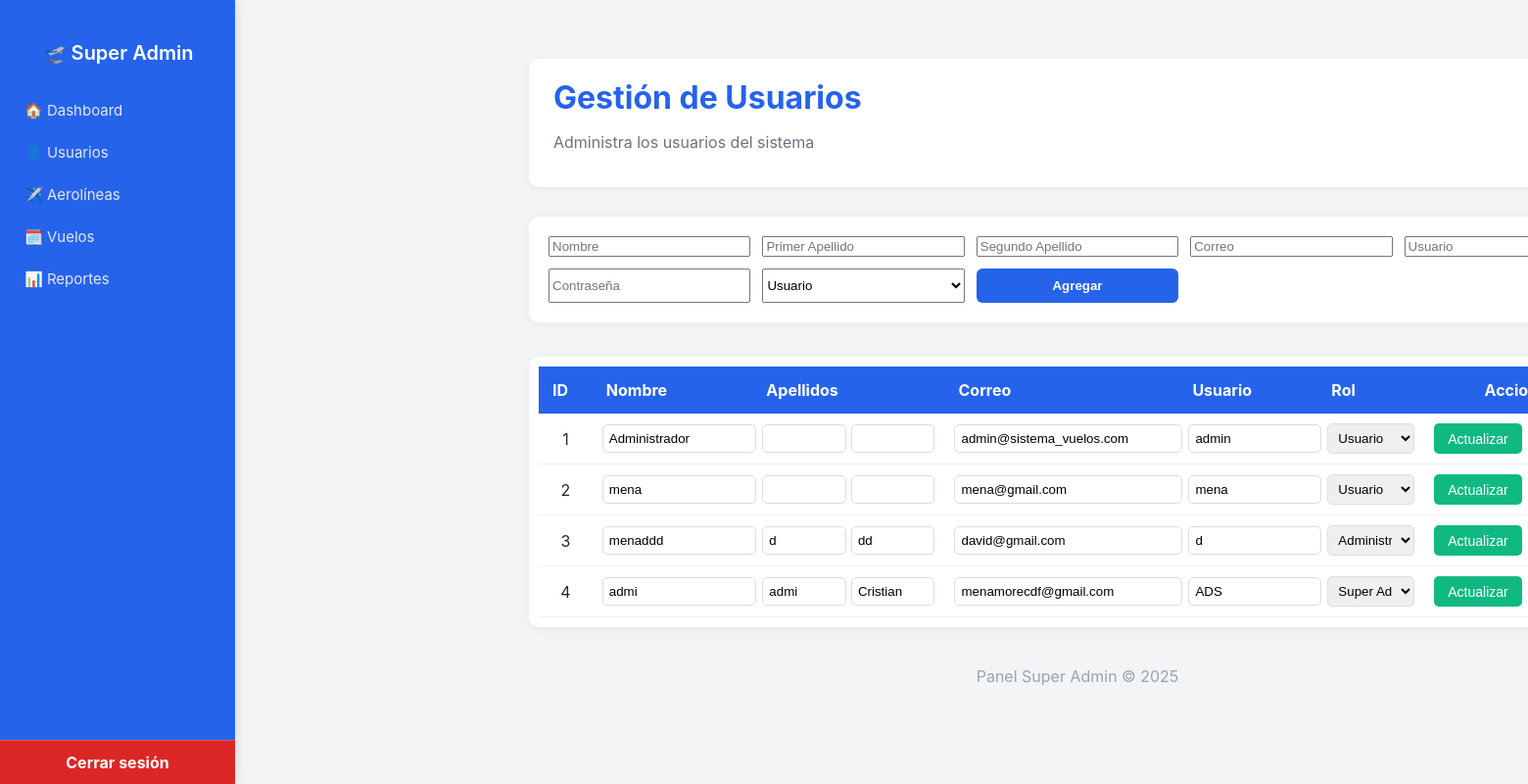
/vista/superadmin/usuarios.php (signed in), run on the app's committed database.
### tables this page shows
CREATE TABLE `tb_usuario` (
  `id_usuario` int(11) NOT NULL,
  `nombre_usuario` varchar(100) NOT NULL,
  `correo_usuario` varchar(100) NOT NULL,
  `usuario_login` varchar(50) NOT NULL,
  `password_hash` varchar(255) NOT NULL,
  `fecha_creacion` datetime DEFAULT current_timestamp(),
  `fecha_ultimo_login` datetime DEFAULT NULL,
  `bloqueado_hasta` datetime DEFAULT NULL,
  `apellido1` varchar(30) NOT NULL,
  `apellido2` varchar(30) NOT NULL,
  `genero` enum('Hombre','Mujer') NOT NULL,
  `numero_documento` varchar(50) NOT NULL,
  `rol` enum('Usuario','Administrador','ADS') DEFAULT 'Usuario',
  `tipo_documeto` enum('Cedula','Targeta de idenda','Pasaporte','Registro Civil') NOT NULL
);

### vista/superadmin/usuarios.php (the view, shortened to what this page needs)
<?php include 'includes/header.php'; ?>
<?php include 'includes/conexion_super.php'; ?>
<?php
$result = $conexion->query("SELECT * FROM tb_usuario ORDER BY id_usuario ASC");
?>
<main>
<header style="background:#fff; border-radius:10px; padding:20px 25px; box-shadow:0 2px 8px rgba(0,0,0,0.05);">
    <h1 style="margin:0; color:#2563eb;">Gestión de Usuarios</h1>
    <p style="color:#6b7280;">Administra los usuarios del sistema</p>
</header>
<section style="margin-top:30px;">
    <form method="POST" style="background:#fff; padding:20px; border-radius:10px; box-shadow:0 2px 8px rgba(0,0,0,0.05); display:grid; grid-template-columns: repeat(auto-fit,minmax(180px,1fr)); gap:12px;">
        <input type="text" name="nombre_usuario" placeholder="Nombre" required>
        <input type="text" name="apellido1" placeholder="Primer Apellido" required>
        <input type="text" name="apellido2" placeholder="Segundo Apellido" required>
        <input type="email" name="correo_usuario" placeholder="Correo" required>
        <input type="text" name="usuario_login" placeholder="Usuario" required>
        <input type="password" name="password" placeholder="Contraseña" required>
        <select name="rol" required>
            <option value="Usuario">Usuario</option>
        </select>
        <button type="submit" name="agregar" style="background:#2563eb;color:#fff;padding:10px;border:none;border-radius:6px;cursor:pointer;font-weight:600;">Agregar</button>
    </form>
</section>
<section style="margin-top:35px;">
    <div style="overflow-x:auto; background:#fff; border-radius:10px; box-shadow:0 3px 10px rgba(0,0,0,0.05); padding:10px;">
        <table style="width:100%; border-collapse:collapse; min-width:1100px;">
            <thead style="background:#2563eb; color:#fff;">
                <tr>
                    <th style="padding:14px; text-align:left;">ID</th>
                    <th style="padding:14px; text-align:left;">Nombre</th>
                    <th style="padding:14px; text-align:left;">Apellidos</th>
                    <th style="padding:14px; text-align:left;">Correo</th>
                    <th style="padding:14px; text-align:left;">Usuario</th>
                    <th style="padding:14px; text-align:left;">Rol</th>
                    <th style="padding:14px; text-align:center;">Acciones</th>
                </tr>
            </thead>
            <tbody>
                <?php while ($row = $result->fetch_assoc()): ?>
                <tr style="border-bottom:1px solid #f1f1f1;">
                    <form method="POST">
                        <td style="padding:10px; text-align:center; width:5%;"><?= $row['id_usuario'] ?></td>
                        <td style="padding:10px; width:15%;">
                            <input type="text" name="nombre_usuario" value="<?= htmlspecialchars($row['nombre_usuario']) ?>" required
                                style="border:1px solid #ddd; border-radius:5px; padding:6px; width:100%;">
                        </td>
                        <td style="padding:10px; width:18%;">
                            <div style="display:flex; gap:5px;">
                                <input type="text" name="apellido1" value="<?= htmlspecialchars($row['apellido1']) ?>"
                                    style="border:1px solid #ddd; border-radius:5px; padding:6px; width:100%;" required>
                                <input type="text" name="apellido2" value="<?= htmlspecialchars($row['apellido2']) ?>"
                                    style="border:1px solid #ddd; border-radius:5px; padding:6px; width:100%;" required>
                            </div>
                        </td>
                        <td style="padding:10px; width:22%;">
                            <input type="email" name="correo_usuario" value="<?= htmlspecialchars($row['correo_usuario']) ?>" required
                                style="border:1px solid #ddd; border-radius:5px; padding:6px; width:100%;">
                        </td>
                        <td style="padding:10px; width:13%;">
                            <input type="text" name="usuario_login" value="<?= htmlspecialchars($row['usuario_login']) ?>" required
                                style="border:1px solid #ddd; border-radius:5px; padding:6px; width:100%;">
                        </td>
                        <td style="padding:10px; width:10%;">
                            <select name="rol" style="border:1px solid #ddd; border-radius:5px; padding:6px; width:100%;">
                                <option <?= $row['rol'] === 'Usuario' ? 'selected' : '' ?>>Usuario</option>
                                <option <?= $row['rol'] === 'Administrador' ? 'selected' : '' ?>>Administrador</option>
                                <option <?= $row['rol'] === 'ADS' ? 'selected' : '' ?>>Super Administrador</option>
                            </select>
                        </td>
                        <td style="padding:10px; text-align:center; width:15%;">
    <div style="display:flex; justify-content:center; gap:6px;">
        <button name="editar"
            style="background:#10b981;color:#fff;border:none;padding:7px 14px;border-radius:5px;cursor:pointer;font-size:14px;">
            Actualizar
        </button>
    </div>
</td>
                    </form>
                </tr>
                <?php endwhile; ?>
            </tbody>
        </table>
    </div>
</section>
<footer style="text-align:center;margin-top:40px;color:#9ca3af;">Panel Super Admin © <?= date('Y') ?></footer>
</main>
<?php include 'includes/footer.php'; ?>

### vista/superadmin/includes/header.php (style rules this page uses)
:root { --color-primario: #2563eb; --color-blanco: #ffffff; --color-texto: #e5e7eb; --color-hover: rgba(255,255,255,0.15); --color-rojo: #dc2626; }
body { margin: 0; font-family: 'Inter', 'Segoe UI', sans-serif; background-color: #f3f4f6; color: #1f2937; display: flex; min-height: 100vh; }
main { flex: 1; margin-left: 240px; padding: 30px; }

### data on the page
tb_usuario: id_usuario "1", nombre_usuario "Administrador", correo_usuario "admin@sistema_vuelos.com", usuario_login "admin", rol "Usuario"
tb_usuario: id_usuario "2", nombre_usuario "mena", correo_usuario "mena@gmail.com", usuario_login "mena", rol "Usuario"
tb_usuario: id_usuario "3", nombre_usuario "menaddd", apellido1 "d", apellido2 "dd", correo_usuario "david@gmail.com", usuario_login "d", rol "Administrador"
tb_usuario: id_usuario "4", nombre_usuario "admi", apellido1 "admi", apellido2 "Cristian", correo_usuario "menamorecdf@gmail.com", usuario_login "ADS", rol "Super Administrador"
